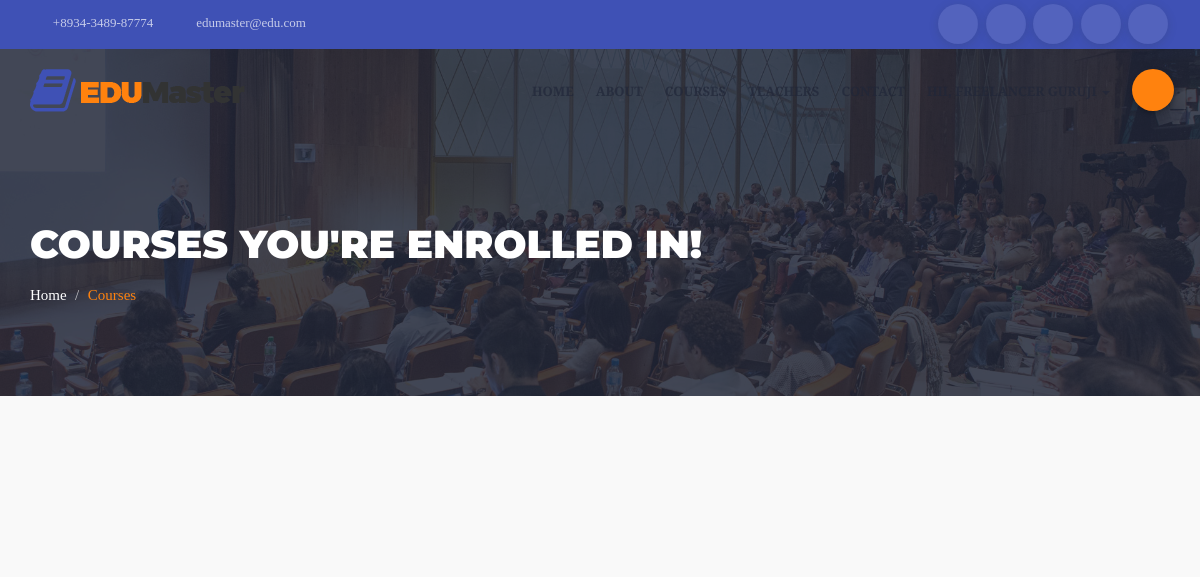
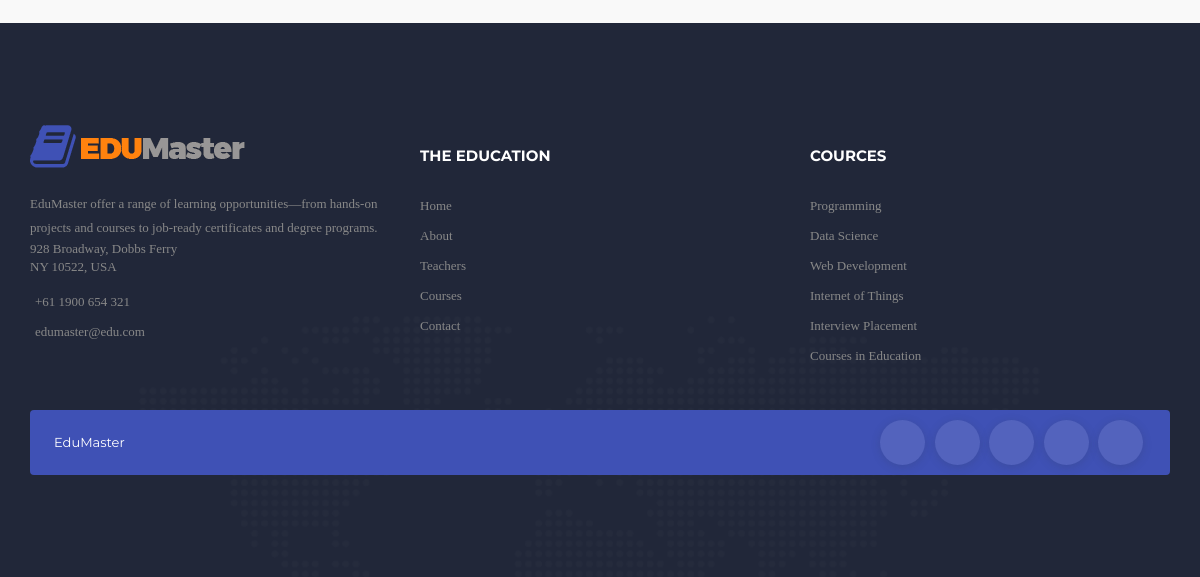
Before: /courses-list (signed in) with the older database file (2 pictures, top to bottom).
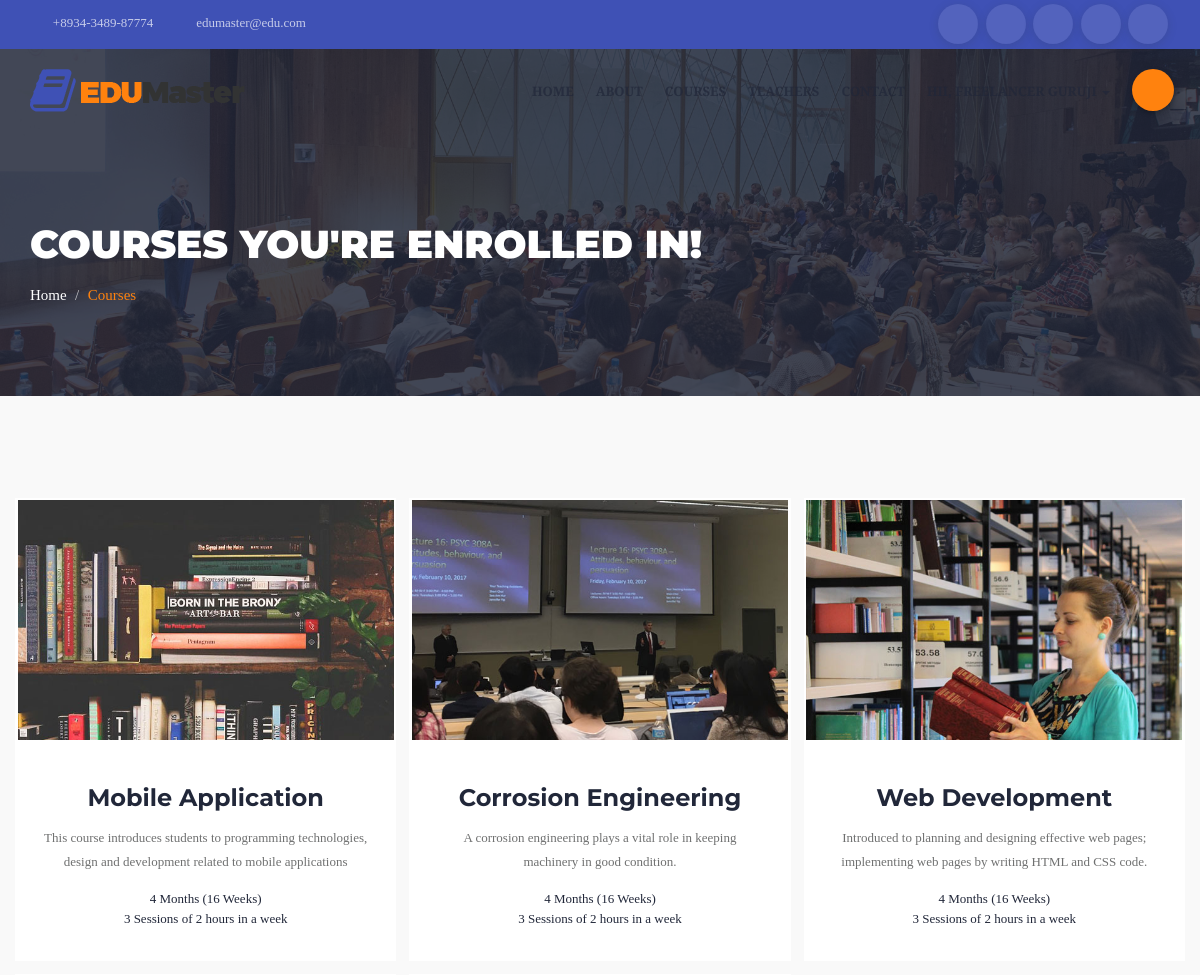
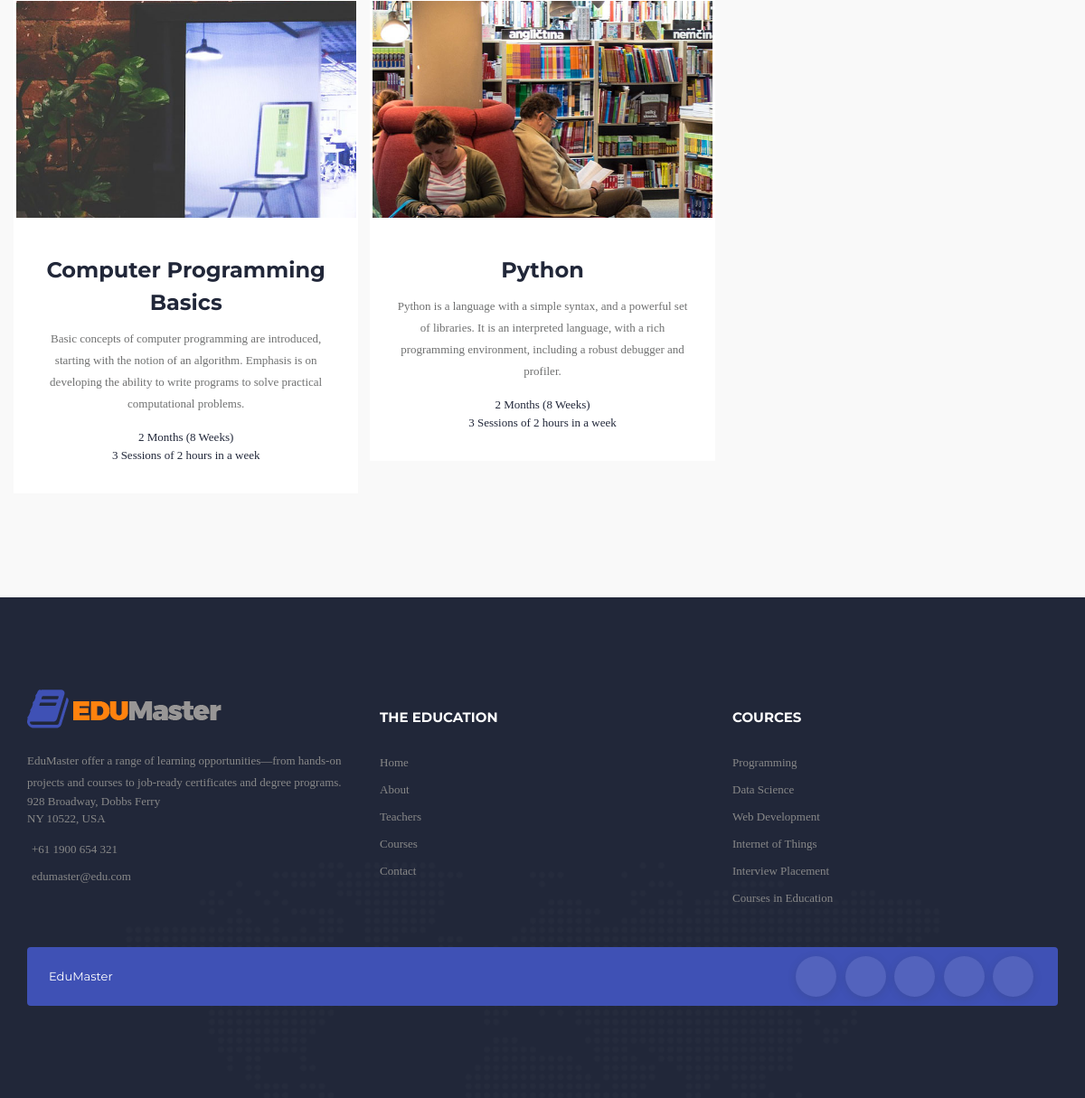
After: the same page with the newer database file (2 pictures, top to bottom).
### course/models.py (models this page shows)
class Courses(models.Model):
    title = models.CharField(max_length=100)
    desc = models.TextField()
    duration = models.CharField(max_length=50, default="4 Months (16 Weeks)")
    classes = models.CharField(max_length=50, default="3 Sessions of 2 hours in a week")

### course/views.py (the view)
# urls.py: path('courses-list', views.courses_list, name='courses-list'),
def courses_list(request):
    courses = Courses.objects.all()
    while True:
        a = random.randint(1, 11)
        if a+5 <= 15:
            break
    context = {
        'courses': courses[a:a+5]
    }
    return render(request, 'courses-list.html', context)

### course/templates/courses-list.html (shortened to what this page needs)
{% extends 'base.html' %}
{% load static %}
{% block body_class %} page page-template {% endblock %}
{% block main_body %}
<div class="csi-container ">
    <section0>
        <div class="csi-banner csi-banner-inner">
            <div class="csi-inner">
                <div class="container">
                    <div class="row">
                        <div class="col-xs-12">
                            <div class="csi-heading-area">
                                <div class="csi-heading csi-heading-white">
                                    {% if user.is_authenticated %}
                                    <h2 class="title">Courses you're enrolled in!</h2>
                                    {% else %}
                                    <h2 class="title">Explore all Courses</h2>
                                    {% endif %}
                                </div>
                                <ul class="breadcrumb">
                                    <li><a href="/">Home</a></li>
                                    <li class="active">Courses</li>
                                </ul>
                            </div>
                        </div>
                    </div>
                </div>
            </div>
        </div>
    </section0>
    <section>
        <div id="csi-teachers" class="csi-teachers">
            <div class="csi-inner">
                <div class="container">
                    <div class="csi-course-content">
                        <div class="row">
                            {% if user.is_authenticated %}
                                {% for course in courses %}
                                    <div class="csi-single-course">
                                <div class="csi-single-course-inner">
                                    <figure>
                                        {% if forloop.counter == 1 %}
                                        <img src="{% static 'assets/img/courses/cours1.jpg' %}" alt="cours">
                                        {% elif forloop.counter == 2 %}
                                        <img src="{% static 'assets/img/courses/cours2.jpg' %}" alt="cours">
                                        {% elif forloop.counter == 3 %}
                                        <img src="{% static 'assets/img/courses/cours3.jpg' %}" alt="cours">
                                        {% elif forloop.counter == 4 %}
                                        <img src="{% static 'assets/img/courses/cours4.jpg' %}" alt="cours">
                                        {% else %}
                                        <img src="{% static 'assets/img/courses/cours5.jpg' %}" alt="cours">
                                        {% endif %}
                                    </figure>
                                    <div class="course-info">
                                        <h3 class="title"><a href="#">{{course.title}}</a></h3>
                                        <p class="text">{{course.desc}}</p>
                                        <ul class="list-unstyled">
                                            <li>{{course.duration}}</li>
                                            <li>{{course.classes}}</li>
                                        </ul>
                                    </div>
                                </div>
                            </div>
                                {% endfor %}
                            {% endif %}
                        </div>
                    </div>
                </div>
            </div>
        </div>
    </section>
</div>
{% endblock %}

### course/templates/base.html (shortened to what this page needs)
{% load static %}
<!DOCTYPE html>
<html lang="en" class="no-js">
<head>
    <link rel="stylesheet" href="{% static 'assets/libs/bootstrap/css/bootstrap.min.css' %}" media="all" />
    <link rel="stylesheet" href="{% static 'assets/libs/icofont/css/icofont.css' %}" media="all" />
    <link rel="stylesheet" href="{% static 'assets/libs/owlcarousel/owl.carousel.min.css' %}" media="all" />
    <link rel="stylesheet" href="{% static 'assets/libs/owlcarousel/owl.theme.default.min.css' %}" media="all" />
    <link id="csi-master-style" rel="stylesheet" href="{% static 'assets/css/style-default.min.css' %}" media="all" />
</head>
<body class="{% block body_class %} home {% endblock%}">
{% include 'header.html' %}
{% block main_body %}
{% endblock %}
{% include 'footer.html' %}
</body>
</html>

### course/templates/header.html (shortened to what this page needs)
{% load static %}
    <header>
        <div id="csi-header" class="csi-header csi-banner-header">
            <div class="header-top">
                <div class="header-top-inner">
                    <div class="container">
                        <div class="row">
                            <div class="col-sm-6">
                                <div class="contact">
                                    <ul class="list-inline">
                                        <li><i class="icofont icofont-ui-call"></i> +8934-3489-87774</li>
                                        <li><i class="icofont icofont-ui-message"></i>edumaster@edu.com</li>
                                    </ul>
                                </div>
                            </div>
                            <div class="col-sm-6">
                                <div class="right-menu">
                                    <ul class="list-inline csi-social">
                                        <li><a href="#"><i class="icofont icofont-social-twitter"></i></a></li>
                                        <li><a href="#"><i class="icofont icofont-social-facebook"></i></a></li>
                                        <li><a href="#"><i class="icofont icofont-social-google-plus"></i></a></li>
                                        <li><a href="#"><i class="icofont icofont-social-instagram"></i></a></li>
                                        <li><a href="#"><i class="icofont icofont-youtube-play"></i></a></li>
                                    </ul>
                                </div>
                            </div>
                        </div>
                    </div>
                </div>
            </div>
            <div class="csi-header-bottom csi-header-bottom-transparent ">
                <div class="container">
                    <div class="row">
                        <div class="col-xs-12">
                            <nav class="navbar navbar-default csi-navbar">
                                <div class="container">
                                    <nav class="navbar navbar-default csi-navbar">
                                        <div class="csicontainer">
                                            <div class="navbar-header">
                                                <div class="csi-logo">
                                                    <a href="/">
                                                        <img src="{% static 'assets/img/logo.png' %}" alt="Logo"/>
                                                    </a>
                                                </div>
                                            </div>
                                            <div class="collapse navbar-collapse">
                                                <ul class="nav navbar-nav csi-nav">
                                                    <li><a class="csi-scroll" href="/">Home</a></li>
                                                    <li><a class="csi-scroll" href="about">About</a></li>
                                                    <li><a class="csi-scroll" href="courses-list">Courses</a></li>
                                                    <li><a class="csi-scroll" href="teacher-list">Teachers</a></li>
                                                    <li><a class="csi-scroll" href="contact">Contact</a></li>
                                                    {% if user.is_authenticated %}
                                                    <li class="dropdown">
                                                        <a href="#" class="dropdown-toggle" data-toggle="dropdown" role="button" aria-haspopup="true" aria-expanded="false">Hii, {{user.first_name}} <span class="caret"></span></a>
                                                    </li>
                                                    {% endif %}
                                                    <li>
                                                        <div id="csi-search">
                                                            <form action="#" method="post">
                                                                <input class="search" name="search" placeholder="What're we looking for ?" type="text">
                                                                <a class="search_submit" href="#">
                                                                    <span><i class="icofont icofont-ui-search"></i></span>
                                                                </a>
                                                            </form>
                                                        </div>
                                                    </li>
                                                </ul>
                                            </div>
                                        </div>
                                    </nav>
                                </div>
                            </nav>
                        </div>
                    </div>
                </div>
            </div>
        </div>
    </header>

### course/templates/footer.html (shortened to what this page needs)
{% load static %}
    <footer>
        <div id="csi-footer" class="csi-footer">
            <div class="csi-footer-inner">
                <div class="csi-footer-middle">
                    <div class="container">
                        <div class="row">
                            <div class="col-xs-12 col-sm-6 col-md-4">
                                <div class="csi-footer-single">
                                    <a class="logo" href="/"><img src="{% static 'assets/img/logo-footer.png' %}" alt="Logo"></a>
                                    <p class="about-text">
                                        EduMaster offer a range of learning opportunities—from hands-on projects and courses to job-ready certificates and degree programs.
                                    </p>
                                    <address>
                                        928 Broadway, Dobbs Ferry <br>
                                        NY 10522, USA
                                    </address>
                                    <ul class="list-unstyled">
                                        <li>+61 1900 654 321</li>
                                        <li>edumaster@edu.com</li>
                                    </ul>
                                </div>
                            </div>
                            <div class="col-xs-12 col-sm-6 col-md-4">
                                <div class="csi-footer-single">
                                    <h2 class="title">The Education</h2>
                                    <ul class="list-unstyled">
                                        <li><a href="/">Home</a></li>
                                        <li><a href="about">About</a></li>
                                        <li><a href="teacher-list">Teachers</a></li>
                                        <li><a href="courses-list">Courses</a></li>
                                        <li><a href="contact">Contact</a></li>
                                    </ul>
                                </div>
                            </div>
                            <div class="col-xs-12 col-sm-6 col-md-4">
                                <div class="csi-footer-single">
                                    <h2 class="title">Cources</h2>
                                    <ul class="list-unstyled">
                                        <li><a href="courses-list">Programming</a></li>
                                        <li><a href="courses-list">Data Science</a></li>
                                        <li><a href="courses-list">Web Development</a></li>
                                        <li><a href="courses-list">Internet of Things</a></li>
                                        <li><a href="courses-list">Interview Placement</a></li>
                                        <li><a href="courses-list">Courses in Education</a></li>
                                    </ul>
                                </div>
                            </div>
                        </div>
                        <div class="csi-copyright">
                            <p class="text">EduMaster</p>
                            <div class="csi-social-area">
                                <ul class="list-inline csi-social">
                                    <li><a href="#"><i class="icofont icofont-social-twitter"></i></a></li>
                                    <li><a href="#"><i class="icofont icofont-social-facebook"></i></a></li>
                                    <li><a href="#"><i class="icofont icofont-social-google-plus"></i></a></li>
                                    <li><a href="#"><i class="icofont icofont-social-instagram"></i></a></li>
                                    <li><a href="#"><i class="icofont icofont-youtube-play"></i></a></li>
                                </ul>
                            </div>
                        </div>
                    </div>
                </div>
            </div>
        </div>
    </footer>

Changed rows visible on the page:
added Courses: title "Mobile Application", desc "This course introduces students to programming technologies, design and development related to mobile applications", duration "4 Months (16 Weeks)", classes "3 Sessions of 2 hours in a week"
added Courses: title "Computer Programming Basics", desc "Basic concepts of computer programming are introduced, starting with the notion of an algorithm. Emphasis is on developing the ability to write programs to solve practical computational problems.", duration "2 Months (8 Weeks)", classes "3 Sessions of 2 hours in a week"
added Courses: title "Corrosion Engineering", desc "A corrosion engineering plays a vital role in keeping machinery in good condition.", duration "4 Months (16 Weeks)", classes "3 Sessions of 2 hours in a week"
added Courses: title "Python", desc "Python is a language with a simple syntax, and a powerful set of libraries. It is an interpreted language, with a rich programming environment, including a robust debugger and profiler.", duration "2 Months (8 Weeks)", classes "3 Sessions of 2 hours in a week"
added Courses: title "Web Development", desc "Introduced to planning and designing effective web pages; implementing web pages by writing HTML and CSS code.", duration "4 Months (16 Weeks)", classes "3 Sessions of 2 hours in a week"
